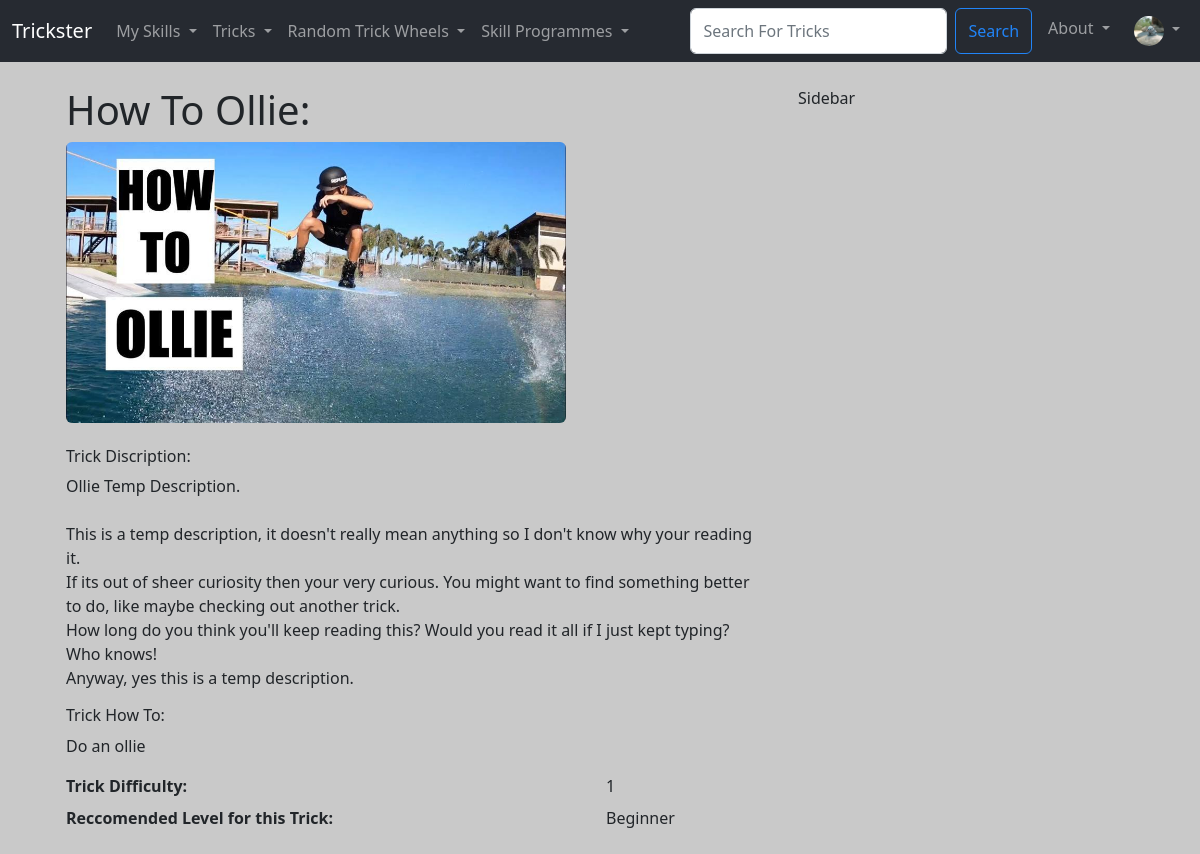
/show_trick/15 (signed in), run on an earlier commit of the app's database.
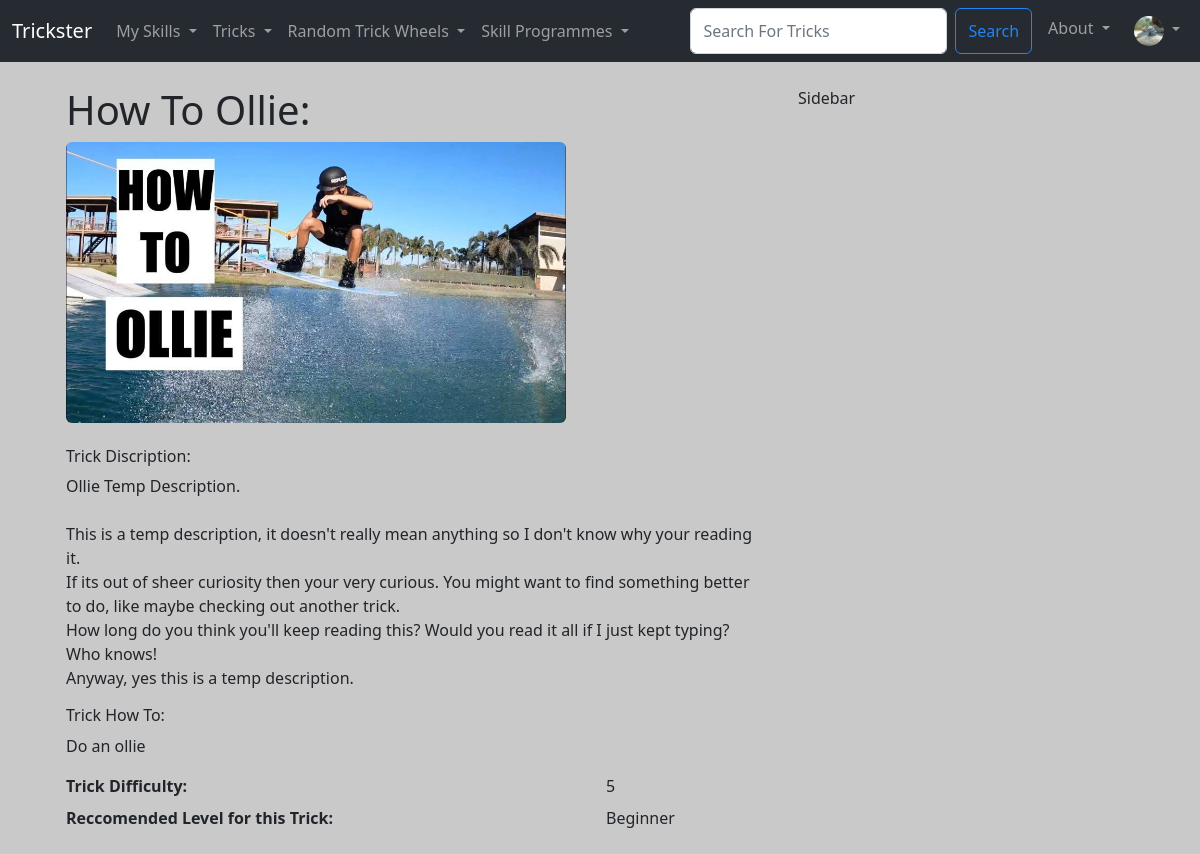
And on a later commit of the database.
### TricksterMain/models.py (models this page shows, shortened)
class Trick (models.Model):
  TrickID = models.AutoField(primary_key=True)
  TrickName = models.CharField(max_length=25)
  TrickDiscription = models.TextField(blank=True)
  TrickHowTo = models.TextField(blank=True)
  TrickRecLevel = models.ForeignKey(SkillLevel, blank=True, null=True, on_delete=models.CASCADE)
  TrickDifficulty = models.PositiveIntegerField(null=True, validators=[MinValueValidator(1), MaxValueValidator(10)])
  TrickImg = models.ImageField(null=True, blank=True, upload_to="images/")
  TrickCategory = models.ManyToManyField(Category, related_name='trick_category_tags', blank=True)
  approved = models.BooleanField('Approved', default=False)
  def __str__(self):
    return self.TrickName

class SkillLevel (models.Model):
  SkillLevelID = models.AutoField(primary_key=True)
  SkillLevelName = models.CharField(max_length=25)
  def __str__(self):
    return self.SkillLevelName

### TricksterMain/views.py (the view)
# urls.py: path('show_trick/<trick_id>', views.show_trick, name='show-trick'),
def show_trick(request, trick_id):
  current_page = request.path
  trick = Trick.objects.get(pk=trick_id)
  return render(request, 'main/show_trick.html', {'trick':trick, 'current_page':current_page})

### TricksterMain/templates/main/show_trick.html (shortened to what this page needs)
{% extends 'main/base.html' %}
{% load static %}
{% block content  %}
    <div class="container-md">
        <div class="row">
            <div class="col-md-8">
                <div class="container">
                    <h1 class="display-6"><strong>How To {{ trick }}:</strong></h1>
                    <div class="imgContainer">
                    {% if trick.TrickImg %}
                        <img src="{{ trick.TrickImg.url }}" class="img-fluid rounded" alt="trick cover image">
                    {% else %}
                        <img src="{% static 'trickster/images/TrickListDefault.png' %}" class="img-fluid rounded" alt="default trick cover image">
                    {% endif %}
                    </div></br>
                    <p class="h6">Trick Discription: </p>
                    <p>{{ trick.TrickDiscription|linebreaksbr }}</p>
                    <p class="h6">Trick How To: </p>
                    <p>{{ trick.TrickHowTo|linebreaksbr }}</p>
                    <dl class="row">
                        <dt class="col-sm-9">Trick Difficulty:</dt>
                        <dd class="col-sm-3">{{ trick.TrickDifficulty }}</dd>
                        <dt class="col-sm-9">Reccomended Level for this Trick:</dt>
                        <dd class="col-sm-3">{{ trick.TrickRecLevel }}</dd>
                    </dl>
                </div>
            </div>
            <div class="col-md-3">
                Sidebar
            </div>
        </div>
    </div>
{% endblock %}

What changed in the data, as far as the page shows it:
changed Trick "Ollie": TrickDifficulty "1" → "5"
